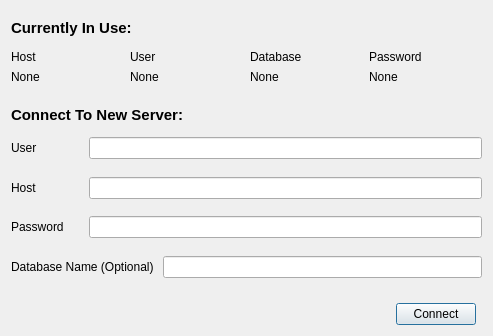
<?xml version="1.0" encoding="UTF-8"?>
<ui version="4.0">
 <class>Dialog</class>
 <widget class="QDialog" name="Dialog">
  <property name="geometry">
   <rect>
    <x>0</x>
    <y>0</y>
    <width>493</width>
    <height>336</height>
   </rect>
  </property>
  <property name="windowTitle">
   <string>Dialog</string>
  </property>
  <layout class="QGridLayout" name="gridLayout">
   <item row="4" column="0" colspan="4">
    <layout class="QFormLayout" name="formLayout">
     <item row="0" column="0">
      <widget class="QLabel" name="user_label">
       <property name="minimumSize">
        <size>
         <width>72</width>
         <height>0</height>
        </size>
       </property>
       <property name="maximumSize">
        <size>
         <width>72</width>
         <height>16777215</height>
        </size>
       </property>
       <property name="text">
        <string>User</string>
       </property>
      </widget>
     </item>
     <item row="0" column="1">
      <widget class="QLineEdit" name="user_input"/>
     </item>
    </layout>
   </item>
   <item row="9" column="2">
    <widget class="QPushButton" name="connect_button">
     <property name="text">
      <string>Connect</string>
     </property>
    </widget>
   </item>
   <item row="6" column="0" colspan="4">
    <layout class="QFormLayout" name="formLayout_3">
     <item row="0" column="0">
      <widget class="QLabel" name="password_label">
       <property name="minimumSize">
        <size>
         <width>72</width>
         <height>0</height>
        </size>
       </property>
       <property name="maximumSize">
        <size>
         <width>72</width>
         <height>16777215</height>
        </size>
       </property>
       <property name="text">
        <string>Password</string>
       </property>
      </widget>
     </item>
     <item row="0" column="1">
      <widget class="QLineEdit" name="password_input"/>
     </item>
    </layout>
   </item>
   <item row="1" column="0" colspan="4">
    <layout class="QHBoxLayout" name="current_database_box">
     <item>
      <layout class="QVBoxLayout" name="current_host_box">
       <item>
        <widget class="QLabel" name="current_host_title">
         <property name="text">
          <string>Host</string>
         </property>
        </widget>
       </item>
       <item>
        <widget class="QLabel" name="current_host_name">
         <property name="text">
          <string>None</string>
         </property>
        </widget>
       </item>
      </layout>
     </item>
     <item>
      <layout class="QVBoxLayout" name="current_user_box">
       <item>
        <widget class="QLabel" name="current_user_title">
         <property name="text">
          <string>User</string>
         </property>
        </widget>
       </item>
       <item>
        <widget class="QLabel" name="current_user_name">
         <property name="text">
          <string>None</string>
         </property>
        </widget>
       </item>
      </layout>
     </item>
     <item>
      <layout class="QVBoxLayout" name="current_database_box_2">
       <item>
        <widget class="QLabel" name="current_database_title">
         <property name="text">
          <string>Database</string>
         </property>
        </widget>
       </item>
       <item>
        <widget class="QLabel" name="current_database_name">
         <property name="text">
          <string>None</string>
         </property>
        </widget>
       </item>
      </layout>
     </item>
     <item>
      <layout class="QVBoxLayout" name="current_password_box">
       <item>
        <widget class="QLabel" name="current_password_title">
         <property name="text">
          <string>Password</string>
         </property>
        </widget>
       </item>
       <item>
        <widget class="QLabel" name="current_password_name">
         <property name="text">
          <string>None</string>
         </property>
        </widget>
       </item>
      </layout>
     </item>
    </layout>
   </item>
   <item row="3" column="0">
    <widget class="QLabel" name="new_server_label">
     <property name="font">
      <font>
       <pointsize>11</pointsize>
       <weight>75</weight>
       <bold>true</bold>
       <underline>false</underline>
      </font>
     </property>
     <property name="text">
      <string>Connect To New Server:</string>
     </property>
    </widget>
   </item>
   <item row="9" column="1">
    <spacer name="horizontalSpacer">
     <property name="orientation">
      <enum>Qt::Horizontal</enum>
     </property>
     <property name="sizeHint" stdset="0">
      <size>
       <width>40</width>
       <height>20</height>
      </size>
     </property>
    </spacer>
   </item>
   <item row="7" column="0" colspan="4">
    <layout class="QFormLayout" name="formLayout_4">
     <item row="0" column="0">
      <widget class="QLabel" name="db_name_label">
       <property name="text">
        <string>Database Name (Optional) </string>
       </property>
      </widget>
     </item>
     <item row="0" column="1">
      <widget class="QLineEdit" name="db_name_input"/>
     </item>
    </layout>
   </item>
   <item row="2" column="0">
    <spacer name="verticalSpacer">
     <property name="orientation">
      <enum>Qt::Vertical</enum>
     </property>
     <property name="sizeType">
      <enum>QSizePolicy::Fixed</enum>
     </property>
     <property name="sizeHint" stdset="0">
      <size>
       <width>20</width>
       <height>8</height>
      </size>
     </property>
    </spacer>
   </item>
   <item row="5" column="0" colspan="4">
    <layout class="QFormLayout" name="formLayout_2">
     <item row="0" column="0">
      <widget class="QLabel" name="host_label">
       <property name="minimumSize">
        <size>
         <width>72</width>
         <height>0</height>
        </size>
       </property>
       <property name="maximumSize">
        <size>
         <width>72</width>
         <height>16777215</height>
        </size>
       </property>
       <property name="text">
        <string>Host</string>
       </property>
      </widget>
     </item>
     <item row="0" column="1">
      <widget class="QLineEdit" name="host_input"/>
     </item>
    </layout>
   </item>
   <item row="8" column="2">
    <spacer name="verticalSpacer_2">
     <property name="orientation">
      <enum>Qt::Vertical</enum>
     </property>
     <property name="sizeType">
      <enum>QSizePolicy::Fixed</enum>
     </property>
     <property name="sizeHint" stdset="0">
      <size>
       <width>20</width>
       <height>8</height>
      </size>
     </property>
    </spacer>
   </item>
   <item row="0" column="0" colspan="3">
    <widget class="QLabel" name="current_use_label">
     <property name="font">
      <font>
       <pointsize>11</pointsize>
       <weight>75</weight>
       <bold>true</bold>
       <underline>false</underline>
      </font>
     </property>
     <property name="text">
      <string>Currently In Use:</string>
     </property>
    </widget>
   </item>
  </layout>
 </widget>
 <tabstops>
  <tabstop>user_input</tabstop>
  <tabstop>host_input</tabstop>
  <tabstop>password_input</tabstop>
  <tabstop>db_name_input</tabstop>
  <tabstop>connect_button</tabstop>
 </tabstops>
 <resources/>
 <connections/>
</ui>
